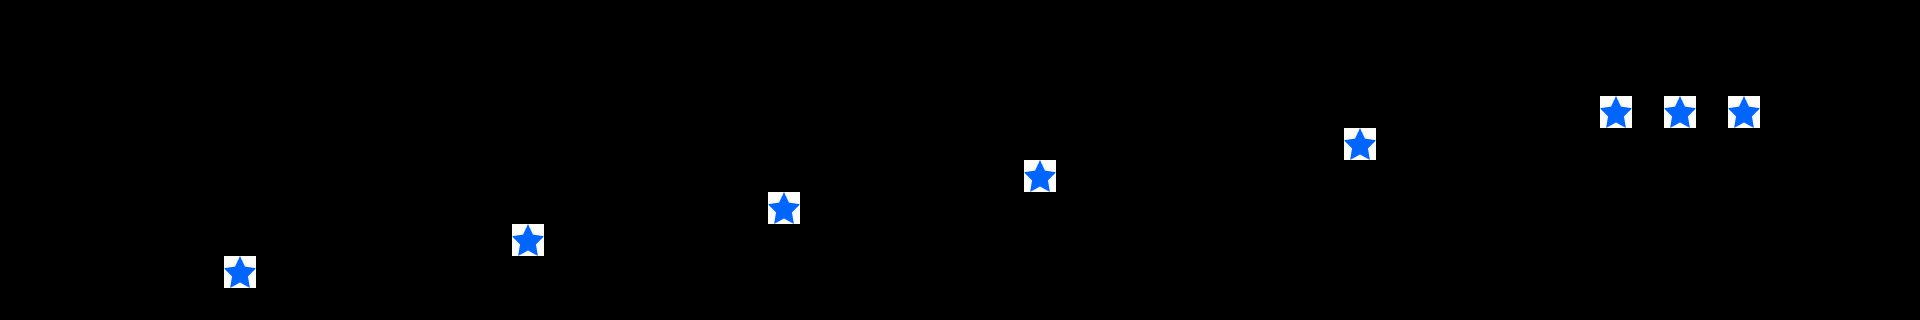

Below is a game level as drawn by its tile map, then a one-line description and the .tmx that defines it (tile-layer data replaced by summaries):
An orthogonal 60x10 tile map with 32x32 px tiles, 2 tile layers (FloorLayer, ThingLayer).

<map version="1.0" orientation="orthogonal" width="60" height="10" tilewidth="32" tileheight="32">
 <tileset firstgid="1" name="bg_tmx" tilewidth="32" tileheight="32">
  <image source="bg_tmx.png" width="320" height="320" />
  <tile id="0">
   <properties>
    <property name="isFloor" value="1" />
   </properties>
  </tile>
  <tile id="3">
   <properties>
    <property name="colorType" value="red" />
    <property name="objType" value="life" />
   </properties>
  </tile>
  <tile id="4">
   <properties>
    <property name="colorType" value="blue" />
    <property name="objType" value="star" />
   </properties>
  </tile>
  <tile id="5">
   <properties>
    <property name="colorType" value="pink" />
    <property name="objType" value="star" />
   </properties>
  </tile>
  <tile id="10">
   <properties>
    <property name="isFloor" value="1" />
   </properties>
  </tile>
  <tile id="11">
   <properties>
    <property name="colorType" value="pink" />
    <property name="objType" value="line" />
   </properties>
  </tile>
  <tile id="12">
   <properties>
    <property name="colorType" value="blue" />
    <property name="objType" value="line" />
   </properties>
  </tile>
  <tile id="14">
   <properties>
    <property name="colorType" value="blue" />
    <property name="objType" value="line" />
   </properties>
  </tile>
  <tile id="15">
   <properties>
    <property name="colorType" value="pink" />
    <property name="objType" value="line" />
   </properties>
  </tile>
  <tile id="30">
   <properties>
    <property name="isFloor" value="1" />
   </properties>
  </tile>
  <tile id="31">
   <properties>
    <property name="isFloor" value="1" />
   </properties>
  </tile>
  <tile id="32">
   <properties>
    <property name="isFloor" value="1" />
   </properties>
  </tile>
  <tile id="64">
   <properties>
    <property name="isBaffle" value="1" />
   </properties>
  </tile>
  <tile id="81">
   <properties>
    <property name="ObjTypeId" value="2" />
   </properties>
  </tile>
 </tileset>
 <layer name="FloorLayer" width="60" height="10">
  <data>[600 cells, 117 non-empty, 1 distinct tile ids]</data>
 </layer>
 <layer name="ThingLayer" width="60" height="10">
  <data>[600 cells, 8 non-empty, 1 distinct tile ids]</data>
 </layer>
</map>
